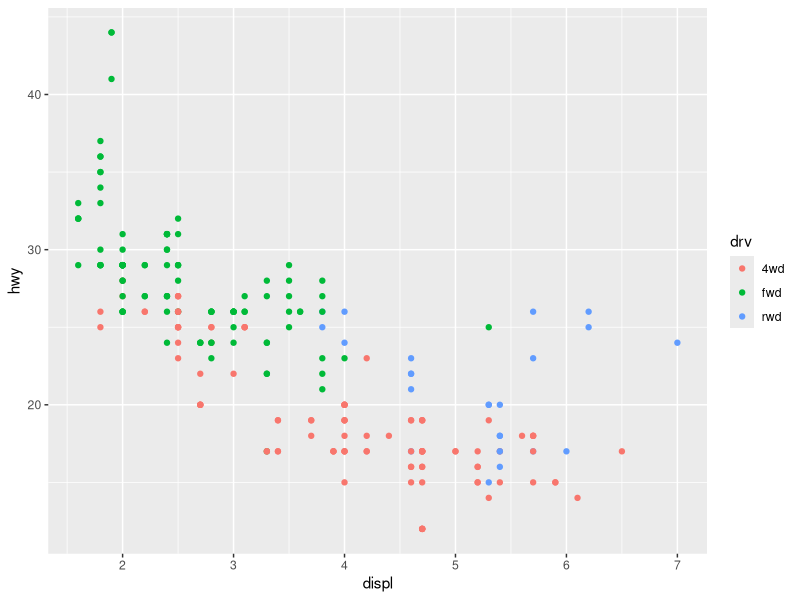
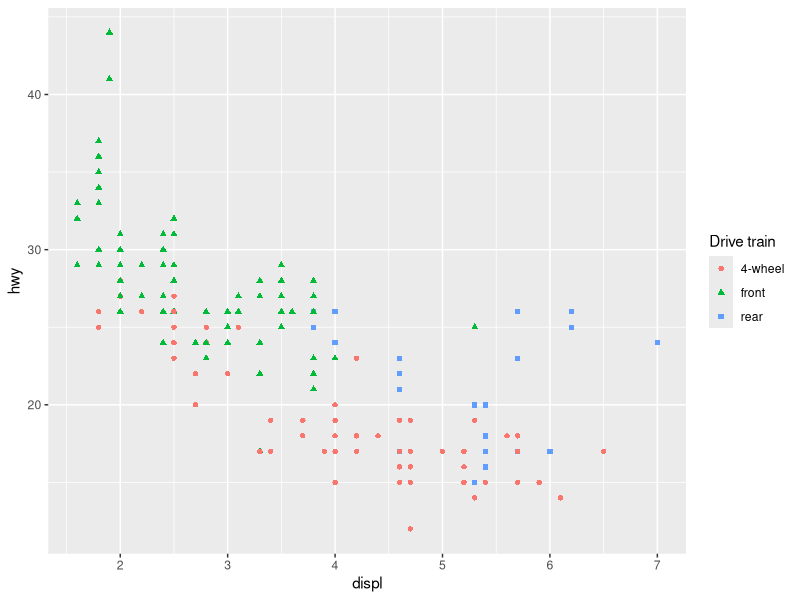
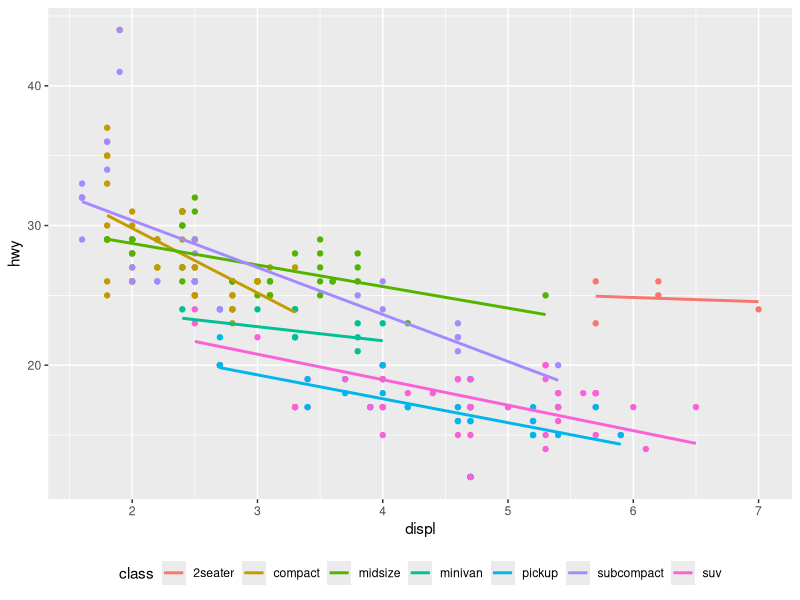

Source code (R) for these figures, in order:
## ---- chunk 1
library(tidyverse)
## ---- chunk 2
drv_labels <- c("4" = "4wd", "f" = "fwd", "r" = "rwd")

ggplot(mpg, aes(displ, hwy)) + 
  geom_point(aes(colour = drv)) +
  scale_colour_discrete(labels = drv_labels)
## ---- chunk 3
ggplot(mpg, aes(displ, hwy)) + 
  geom_point(aes(colour = drv, shape = drv)) + 
  scale_colour_discrete("Drive train",
                        breaks = c("4", "f", "r"),
                        labels = c("4-wheel", "front", "rear")) +
  scale_shape_discrete("Drive train",
                        breaks = c("4", "f", "r"),
                        labels = c("4-wheel", "front", "rear"))
## ---- chunk 4
ggplot(mpg, aes(displ, hwy, colour = class)) + 
      geom_point(show.legend = FALSE) + 
      geom_smooth(method = "lm", se = FALSE) + 
      theme(legend.position = "bottom") + 
      guides(colour = guide_legend(nrow = 1))
